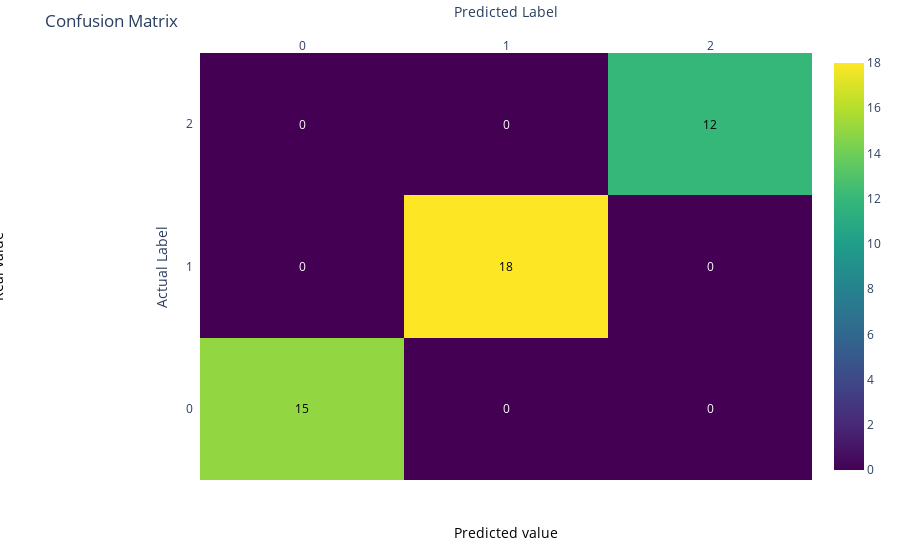

The code cell stored with this chart in its notebook:
### Code cell
analyze_model(best_model, dataframe = dataframe, force_plot=True)

### Figure 1 — Plotly figure (JSON) as saved in the notebook; plotly's stock layout.template omitted (floating-point values rounded to 4 significant figures)
{"data": [{"colorscale": [[0, "#440154"], [0.1111, "#482878"], [0.2222, "#3e4989"], [0.3333, "#31688e"], [0.4444, "#26828e"], [0.5556, "#1f9e89"], [0.6667, "#35b779"], [0.7778, "#6ece58"], [0.8889, "#b5de2b"], [1, "#fde725"]], "reversescale": false, "showscale": true, "type": "heatmap", "x": [0, 1, 2], "y": [0, 1, 2], "z": [[15, 0, 0], [0, 18, 0], [0, 0, 12]]}], "layout": {"annotations": [{"font": {"color": "#000000"}, "showarrow": false, "text": "15", "x": 0, "xref": "x", "y": 0, "yref": "y"}, {"font": {"color": "#FFFFFF"}, "showarrow": false, "text": "0", "x": 1, "xref": "x", "y": 0, "yref": "y"}, {"font": {"color": "#FFFFFF"}, "showarrow": false, "text": "0", "x": 2, "xref": "x", "y": 0, "yref": "y"}, {"font": {"color": "#FFFFFF"}, "showarrow": false, "text": "0", "x": 0, "xref": "x", "y": 1, "yref": "y"}, {"font": {"color": "#000000"}, "showarrow": false, "text": "18", "x": 1, "xref": "x", "y": 1, "yref": "y"}, {"font": {"color": "#FFFFFF"}, "showarrow": false, "text": "0", "x": 2, "xref": "x", "y": 1, "yref": "y"}, {"font": {"color": "#FFFFFF"}, "showarrow": false, "text": "0", "x": 0, "xref": "x", "y": 2, "yref": "y"}, {"font": {"color": "#FFFFFF"}, "showarrow": false, "text": "0", "x": 1, "xref": "x", "y": 2, "yref": "y"}, {"font": {"color": "#000000"}, "showarrow": false, "text": "12", "x": 2, "xref": "x", "y": 2, "yref": "y"}, {"font": {"color": "black", "size": 14}, "showarrow": false, "text": "Predicted value", "x": 0.5, "xref": "paper", "y": -0.15, "yref": "paper"}, {"font": {"color": "black", "size": 14}, "showarrow": false, "text": "Real value", "textangle": -90, "x": -0.35, "xref": "paper", "y": 0.5, "yref": "paper"}], "margin": {"l": 200, "t": 50}, "title": {"text": "Confusion Matrix"}, "xaxis": {"dtick": 1, "gridcolor": "rgb(0, 0, 0)", "side": "top", "ticks": "", "title": {"text": "Predicted Label"}}, "yaxis": {"dtick": 1, "ticks": "", "ticksuffix": "  ", "title": {"text": "Actual Label"}}}}
